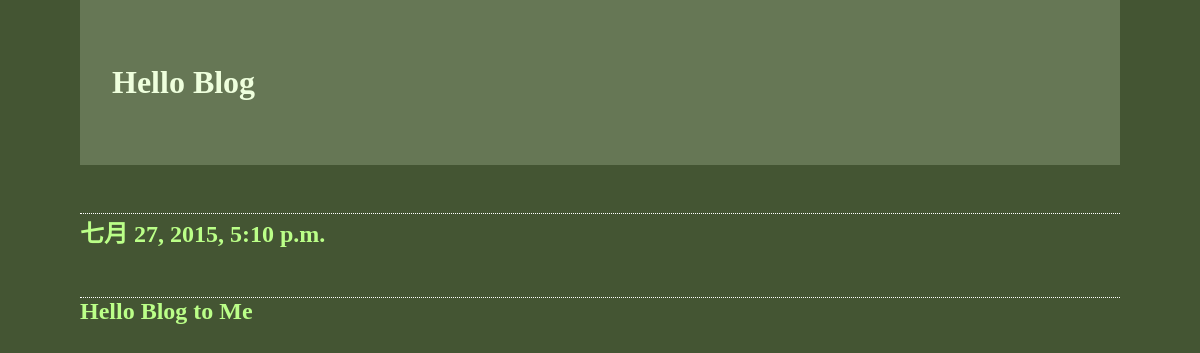
Page /archive on the earlier database version.
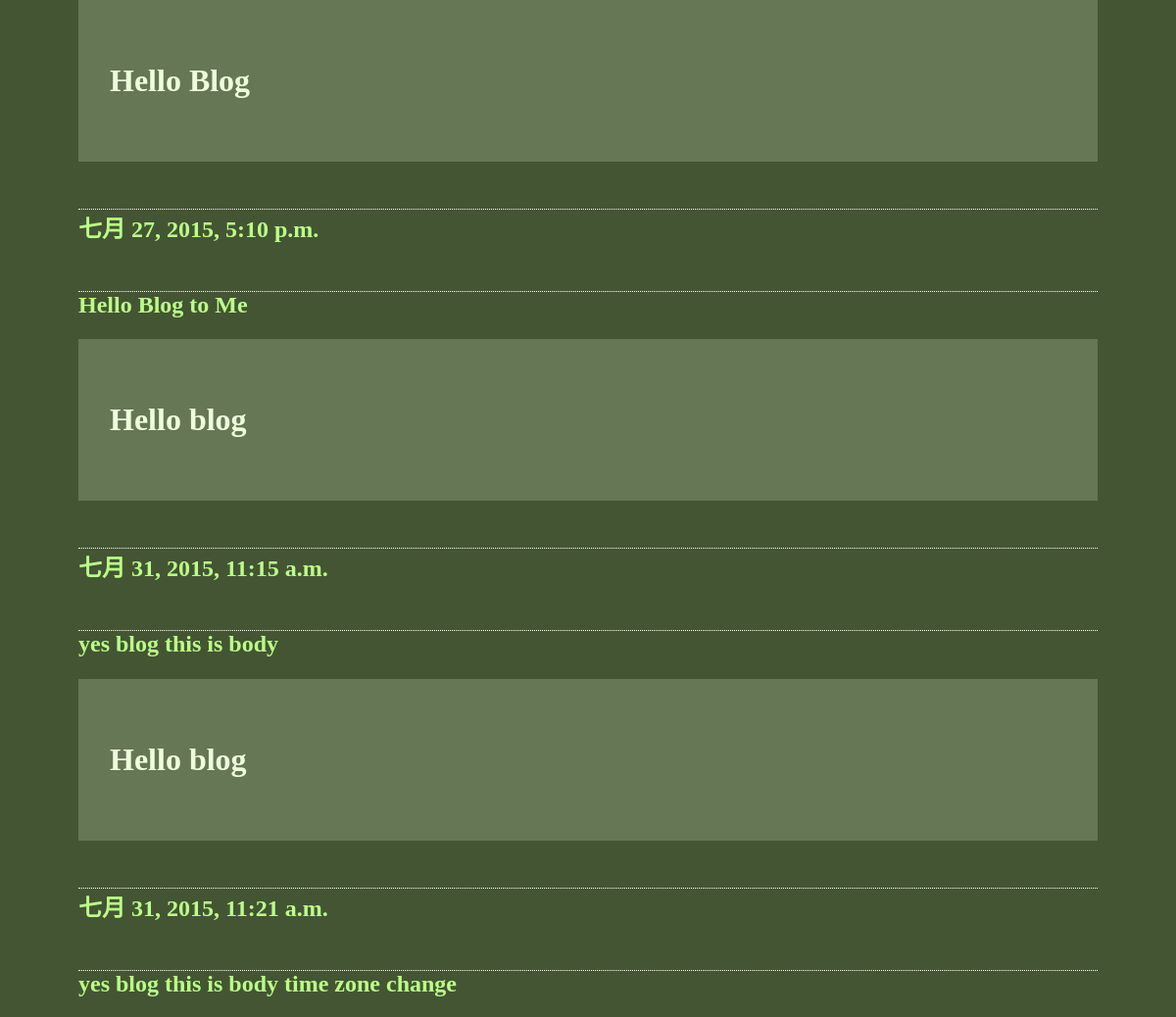
Same page on the later database version.
### blog/models.py (models this page shows)
class BlogPost(models.Model):
    title = models.CharField(max_length = 150)
    body = models.TextField()
    timestamp = models.DateTimeField(auto_now_add=True)

### blog/views.py (the view)
# urls.py: url(r'^archive',archiveblog)
def archiveblog(request):
    n = BlogPost.objects.all()
    return render_to_response('archive.html',{'posts':n})

### templates/archive.html (shortened to what this page needs)
    <html>
      <body>
    {% for post in posts %}
        <h1>{{ post.title }}</h1>
        <h2>{{ post.timestamp }}</h2>
        <h2>{{ post.body }}</h2>
    {% endfor %}
    </body>
    </html>

### templates/archive.html (style rules this page uses)
body { color:#efd;background:#453;padding:0 5em;margin:0 }
h1 { padding:2em 1em;background:#675 }
h2 { color:#bf8;border-top:1px dotted #fff;margin-top:2em }

Differences in the rows shown:
added BlogPost: title "Hello blog", timestamp "七月 31, 2015, 11:15 a.m.", body "yes blog this is body"
added BlogPost: title "Hello blog", timestamp "七月 31, 2015, 11:21 a.m.", body "yes blog this is body time zone change"
